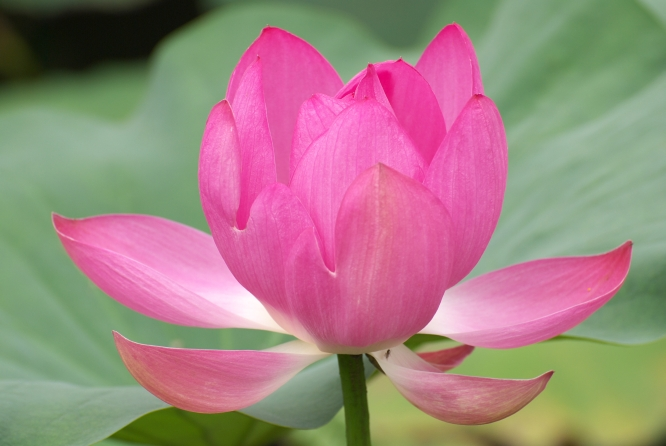
//> input picture Harris1/Harris/colorflower.jpg, 666 x 446 px
$ ./Harris   (built with g++ and OpenCV 4)
//> lines starting //> are read from the running program, lines starting //| are printed output that depends on the picture
/*原理：
Harris角点检测最直观的解释是:在任意两个相互垂直的方向上，都有较大变化的点。
在harris的角点检测中，使用的是高斯窗口，所以w(x,y)表示的是高斯窗口中的权重。此时 当u和v取两组相互垂直的值时，E(u,v)都有较大值的点。
公式推导：
根据二阶taylor展开式得出：
如何考虑E(u,v)在两个相互垂直的方向上都取得最大值呢？我们可以先求出E(u,v)在一个方向上的最大值为r1，即E(u1,v1) = r1,
然后求其垂直方向上的值r2，我们意外的发现这里的r1和r2分别对应M的两个特征值，对应的向量(u1,v1),(u2,v2)为M的特征向量，
此处的M被称为Hessian矩阵。
判断是否为角点的标准:
r1,r2都很小,对应于图像中的平滑区域
r1,r2都很大，对应于图像中的角点
r1，r2一个很大，一个很小，对应于图像中的边缘
Harris角点量计算公式: R = det(M) – a*trace(M)^2,其中a为经验值，取值范围介于[0.04, 0.06],
另一种角点量计算方法:R = det(M)/trace(M)—这个公式自由发挥，只要能反应角点的特征就可以了
其中det(M) = r1*r2 = AB –C^2
    Trace(M) = r1+r2 =A+B （其中A=Ix^2;;  B = Iy^2;;; C=IxIy）
角点检测的步骤
根据上述的讨论，harris角点检测的步骤可以总结为:
    <1>计算图像I(x,y)在x和y两个方向的梯度Ix,Iy：
    <2>计算梯度方向的乘积
    <3>使用高斯核对Ix^2,Iy^2,IxIy进行加权，计算矩阵M的元素A，B，C
    <4>根据计算角点量，并设定阈值，当角点量小于阈值，不是候选角点
    <5>进行局部极大值抑制
*/
#include <iostream>
#include "cv.h"
#include "cxcore.h"
#include "highgui.h"
using namespace std;

//harris 角点检测需要的参数
typedef struct HARRISPARAMS
{
    int gaussSize; //高斯窗口
    float gaussSigma; //高斯方差
    double threshold; //对角点量设定的阈值
    int maximumSize; //局部极大值抑制时的窗口大小

}HARRISPARAMS,*PHARRISPARAMS;


/*******************************
*对源图像进行卷积运算
*输入项
*srcFloat    源图像
*Ix          卷积的结果
*dxTemplate  卷积模板
*widthTemplate 模板的宽度
*heightTemplate 模板的高度
********************************/
void convolution(IplImage* srcFloat,IplImage* Ix,double* dxTemplate , int widthTemplate,int heightTemplate);


/***************************
*harris角点检测函数
*输入项
*srcIn   源图像
*params  harris角点检测需要的参数
*corners 存放harris角点坐标
****************************/
void getHarrisPoints(IplImage* srcIn,PHARRISPARAMS params,CvSeq* corners);

//主函数
int main(int argc, char* argv[])
{

    //相关变量
    IplImage* src,*srcGray;
    CvMemStorage* mem = cvCreateMemStorage(0); //开辟内存
    CvSeq* harrisPoints;
    HARRISPARAMS harrisParams;

    src = cvLoadImage("colorflower.jpg");//源图像
//> src is the input picture: 446 rows x 666 cols, CV_8UC3; mean B, G, R 128.8, 130.2, 161.1

    srcGray = cvCreateImage(cvGetSize(src),8,1);        // 灰度图像
    if(!src)
    {
        cout << " src is null";
        return 0;
    }

    cvCvtColor(src,srcGray,CV_BGR2GRAY);
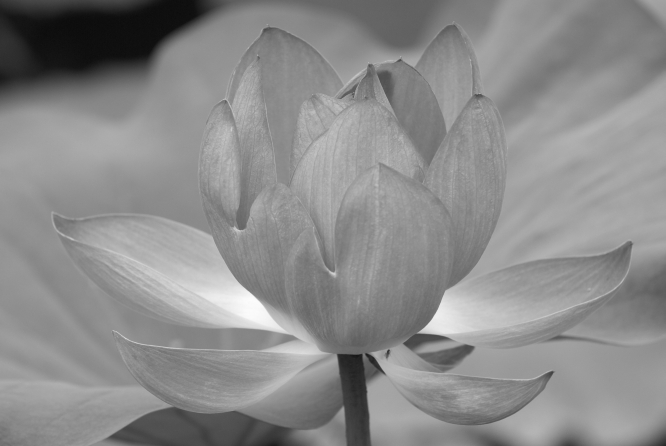
//> srcGray: 446 rows x 666 cols, CV_8UC1; min 11, max 252, mean 139.2

    //harris角点保存的空间  角点坐标保存在一个序列中
    harrisPoints = cvCreateSeq(0,sizeof(CvSeq),sizeof(CvPoint),mem);

    //设置相关参数
    harrisParams.gaussSize = 5;   // 高斯窗口的大小
    harrisParams.gaussSigma = 0.8;
    harrisParams.threshold =15000000;
    harrisParams.maximumSize = 21;

    //进行harris角点检测
    getHarrisPoints(srcGray,&harrisParams,harrisPoints);

    //获取每一个角点的坐标
    for(int x=0;x<harrisPoints->total;x++)
    {
        //获取第x个角点的坐标
        CvPoint* pt = (CvPoint*)cvGetSeqElem(harrisPoints,x);

        //以角点坐标为中心  绘制一个半径为2的圆
		//void cvCircle( CvArr* img, CvPoint center, int radius, CvScalar color, int thickness=1, int line_type=8, int shift=0 );
        cvCircle(src,*pt,3,cvScalar(0,0,255,0));
    }

    //cvSaveImage("dst.jpg",src);

    //显示图像
    cvNamedWindow("dst");
    cvShowImage("dst",src);
    cvWaitKey(0);

    //释放资源
    cvReleaseImage(&src);
    cvReleaseImage(&srcGray);
    cvReleaseMemStorage(&mem);
    return 0;
}

/***************************
*harris角点检测函数
*输入项
*srcIn   源图像
*params  harris角点检测需要的参数
*corners 存放harris角点坐标
****************************/
void getHarrisPoints(IplImage* srcIn,PHARRISPARAMS params,CvSeq* corners)
{
    int x,y;

    IplImage* srcFloat;

    srcFloat = cvCreateImage(cvGetSize(srcIn),32,1);

    cvConvertScale(srcIn,srcFloat); //使用线性变换转换数组

    IplImage *Ix,*Iy,*IxIx,*IyIy,*IxIy,*A,*B,*C,*cornerness;
    double *gaussWindow = new double[sizeof(double)*params->gaussSize*params->gaussSize];
    //水平方向差分算子并求Ix
     double dxTemplate[9]={-1,0,1,
                           -1,0,1,
                           -1,0,1};

    //垂直方向差分算子并求Iy
     double dyTemplate[9]={-1,-1,-1,
                            0, 0, 0,
                            1, 1, 1};

     //此处内存用得有点奢侈 请大家自行修改 节省内存
    Ix = cvCreateImage(cvGetSize(srcFloat),32,1);
    Iy = cvCreateImage(cvGetSize(srcFloat),32,1);
    IxIx = cvCreateImage(cvGetSize(srcFloat),32,1);
    IyIy = cvCreateImage(cvGetSize(srcFloat),32,1);
    IxIy = cvCreateImage(cvGetSize(srcFloat),32,1);
    A = cvCreateImage(cvGetSize(srcFloat),32,1);
    B = cvCreateImage(cvGetSize(srcFloat),32,1);
    C = cvCreateImage(cvGetSize(srcFloat),32,1);
    cornerness = cvCreateImage(cvGetSize(srcFloat),32,1); //保存角点量

    convolution(srcFloat,Ix,dxTemplate,3,3); //计算Ix
//> after the loop in convolution, `for(y=beginY;y<endY;y++)`:
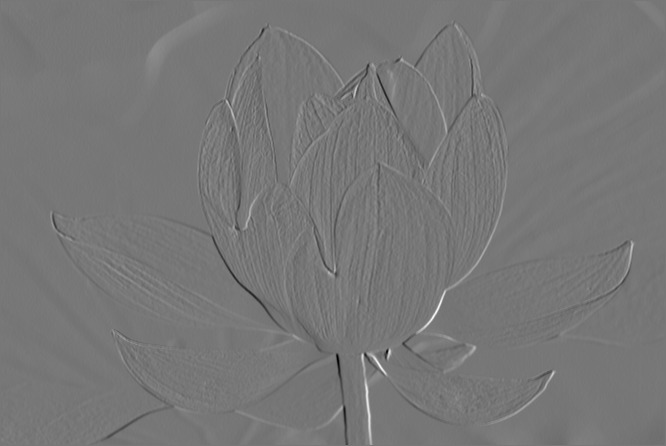
//> Ix: 446 rows x 666 cols, CV_32FC1; min -294, max 334, mean 0.1; drawn with min black and max white
    convolution(srcFloat,Iy,dyTemplate,3,3); //计算Iy
//> call 2 of convolution, with widthTemplate = 3, heightTemplate = 3
//> after the loop in convolution (call 2), `for(y=beginY;y<endY;y++)`:
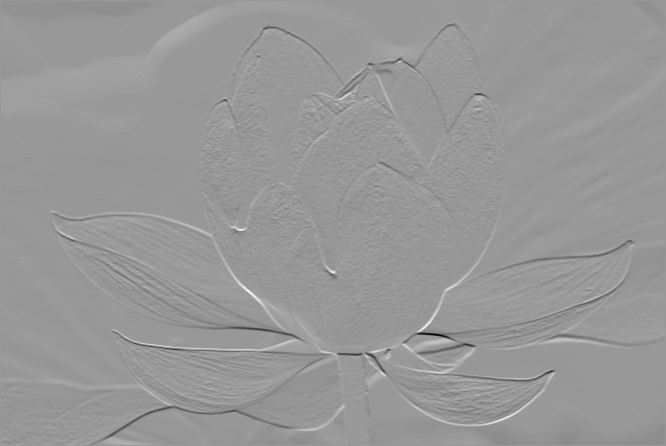
//> Ix: 446 rows x 666 cols, CV_32FC1; min -392, max 265, mean 0.1; drawn with min black and max white

    //计算Ix2、Iy2、IxIy
    for(y=0;y<srcFloat->height;y++)
    {
        for(x=0;x<srcFloat->width;x++)
        {
            float IxValue,IyValue;

            IxValue = cvGetReal2D(Ix,y,x);//返回单通道数组的指定元素 ,y为第一个成员，x为第二个成员
            IyValue = cvGetReal2D(Iy,y,x);

            cvSetReal2D(IxIx,y,x,IxValue*IxValue);
            cvSetReal2D(IyIy,y,x,IyValue*IyValue);
            cvSetReal2D(IxIy,y,x,IxValue*IyValue);
        }
    }
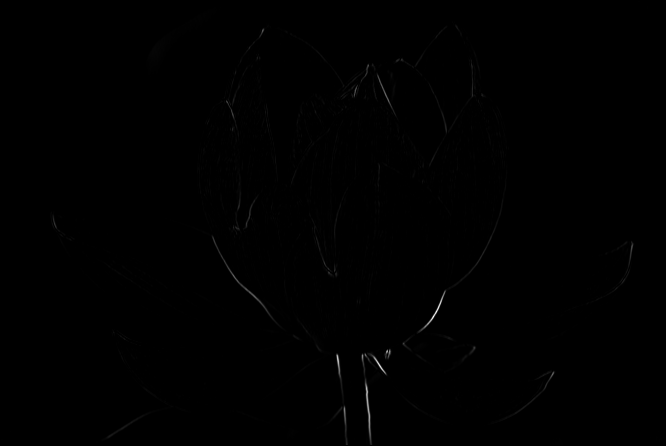
//> IxIx: 446 rows x 666 cols, CV_32FC1; min 0, max 111556, mean 267.4; drawn with min black and max white

    //计算高斯窗口
    for( y=0;y<params->gaussSize;y++)
    {
        for( x=0;x<params->gaussSize;x++)
        {

            float dis,weight;

            dis = (y-params->gaussSize/2)*(y-params->gaussSize/2)+(x-params->gaussSize/2)*(x-params->gaussSize/2);
            weight = exp(-dis/(2.0*params->gaussSigma));
            *(gaussWindow+y*params->gaussSize+x)=weight;
        }
    }
//> this loop made 5 passes

    convolution(IxIx,A,gaussWindow,params->gaussSize,params->gaussSize);//计算IxIx与高斯的卷积
    convolution(IyIy,B,gaussWindow,params->gaussSize,params->gaussSize);//计算IyIy与高斯的卷积
    convolution(IxIy,C,gaussWindow,params->gaussSize,params->gaussSize);//计算IxIy与高斯的卷积

    //计算角点量
    for(y=0;y<srcFloat->height;y++)
    {
        for(x=0;x<srcFloat->width;x++)
        {
            double cornernessValue,Avalue,Bvalue,Cvalue,a=0.05;
            Avalue = cvGetReal2D(A,y,x);
            Bvalue = cvGetReal2D(B,y,x);
            Cvalue = cvGetReal2D(C,y,x);
            //Harris角点量计算公式: R = det(M) – a*trace(M)^2,其中a为经验值，取值范围介于[0.04, 0.06],
            //另一种角点量计算方法:R = det(M)/trace(M)—这个公式自由发挥，只要能反应角点的特征就可以了
            //其中det(M) = r1*r2 = AB –C^2,Trace(M) = r1+r2 =A+B （其中A=Ix^2;;  B = Iy^2;;; C=IxIy）
            //本程序采用第二种方法
            cornernessValue = (Avalue*Bvalue-Cvalue*Cvalue)-a*(Avalue+Bvalue)*(Avalue+Bvalue);

            cvSetReal2D(cornerness,y,x,cornernessValue);
        }

    }

    //计算局部极大值 及 极大值是否大于阈值
    int beginY,endY,beginX,endX;
    int halfWinSize = params->maximumSize/2;
//> halfWinSize = 10

    beginY = halfWinSize;
//> beginY = 10
    endY = cornerness->height - halfWinSize;
//> endY = 436

    beginX = halfWinSize;
//> beginX = 10
    endX = cornerness->width - halfWinSize;
//> endX = 656

    for(y=beginY;y<endY;)
    {
        for(x=beginX;x<endX;)
        {
            //寻找局部极大值 及其位置信息
            float maxValue=0;
            int flag = 0 ;
            CvPoint maxLoc;
            maxLoc.x = -1;
            maxLoc.y = -1;

            //首先计算以点(x,y)位中心的maximumSize*maximumSize的窗口内部的局部极大值
            for(int winy=-halfWinSize;winy<=halfWinSize;winy++)
            {
                for(int winx=-halfWinSize;winx<=halfWinSize;winx++)
                {
                    float value ;
                    value = cvGetReal2D(cornerness,y+winy,x+winx);

                    //计算该窗口内 最大值 保存到max 并保存其坐标到maxLoc
                    if(value>maxValue)
                    {
                        maxValue = value;
                        maxLoc.x = x+winx;
                        maxLoc.y = y+winy;
                        flag = 1;
                    }
                }
            }


            //如果找到局部极大值 并且该值大于预先设定的阈值 则认为是角点
			//判断是否为角点的标准:
            //r1,r2都很小,对应于图像中的平滑区域
            //r1,r2都很大，对应于图像中的角点
            //r1，r2一个很大，一个很小，对应于图像中的边缘
            if(flag==1 && maxValue>params->threshold)
            {
                cvSeqPush(corners,&maxLoc);
            }
            x = x+params->maximumSize;
        }
        y = y + params->maximumSize;
    }
//> this loop made 21 passes
//> y on passes 1 to 12: 31, 52, 73, 94, 115, 136, 157, 178, 199, 220, 241, 262
//> after the loop, corners = 87 items; x = 661
//> in main, `getHarrisPoints(srcGray,&harrisParams,harrisPoints);`: harrisPoints = 87 items
//> the loop in main, `for(int x=0;x<harrisPoints->total;x++)` made 87 passes

    delete []gaussWindow;
    cvReleaseImage(&Ix);
    cvReleaseImage(&Iy);
    cvReleaseImage(&IxIx);
    cvReleaseImage(&IyIy);
    cvReleaseImage(&IxIy);
    cvReleaseImage(&A);
    cvReleaseImage(&B);
    cvReleaseImage(&C);
    cvReleaseImage(&cornerness);
    cvReleaseImage(&srcFloat);
}
/*******************************
*对源图像进行卷积运算
*输入项
*srcFloat    源图像
*Ix          卷积的结果
*dxTemplate  卷积模板
*widthTemplate 模板的宽度
*heightTemplate 模板的高度
********************************/
void convolution(IplImage* srcFloat,IplImage* Ix,double* dxTemplate , int widthTemplate,int heightTemplate)
{
    int x,y,beginY,endY,beginX,endX;

    beginY = heightTemplate/2;
    endY = srcFloat->height - heightTemplate/2;

    beginX = widthTemplate/2;
    endX = srcFloat->width - widthTemplate/2;

    for(y=beginY;y<endY;y++)
    {
        for(x=beginX;x<endX;x++)
        {
            int i,j;
            double curDx=0;
            for(i=0;i<heightTemplate;i++)
            {
                for(j=0;j<widthTemplate;j++)
                {
                    curDx += cvGetReal2D(srcFloat,y+i-heightTemplate/2,x+j-widthTemplate/2)**(dxTemplate+i*widthTemplate+j);
                }
            }
            cvSetReal2D(Ix,y,x,curDx);
        }
    }
}
